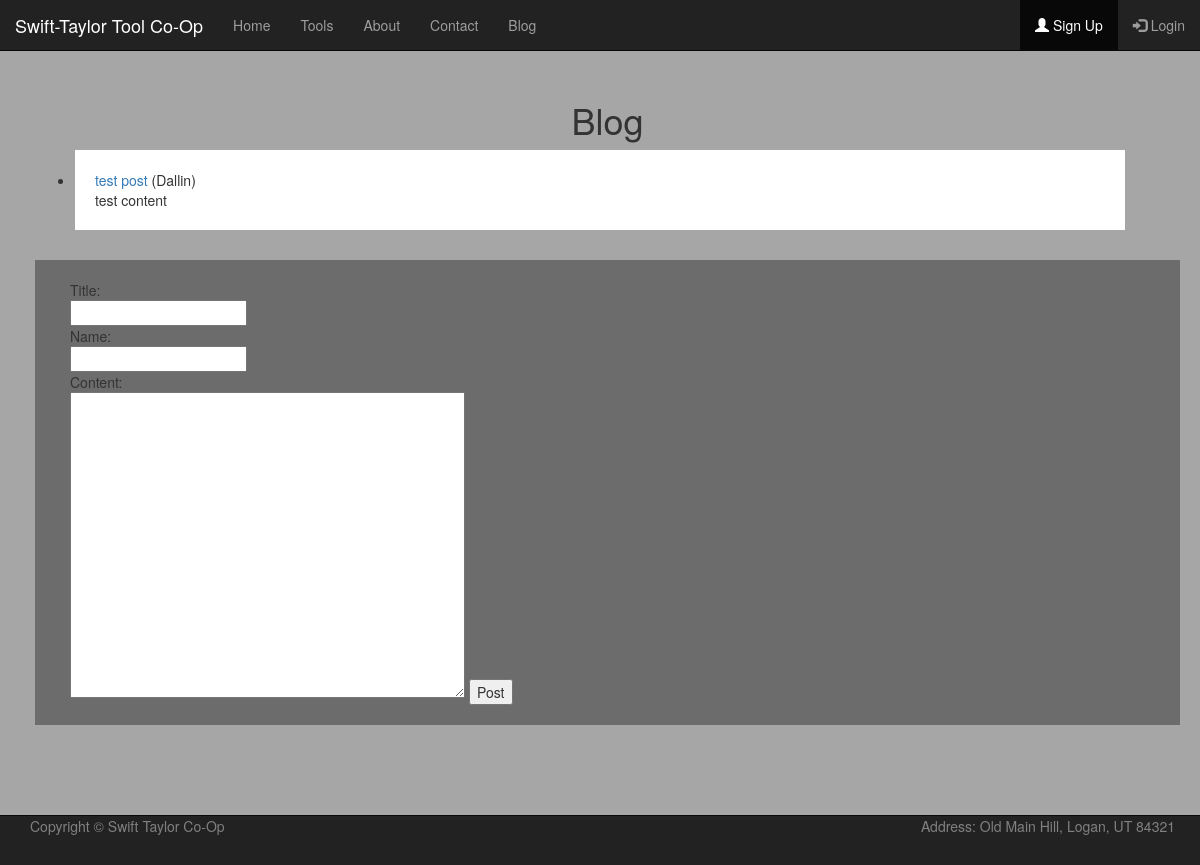
/blog/, run on an earlier commit of the app's database.
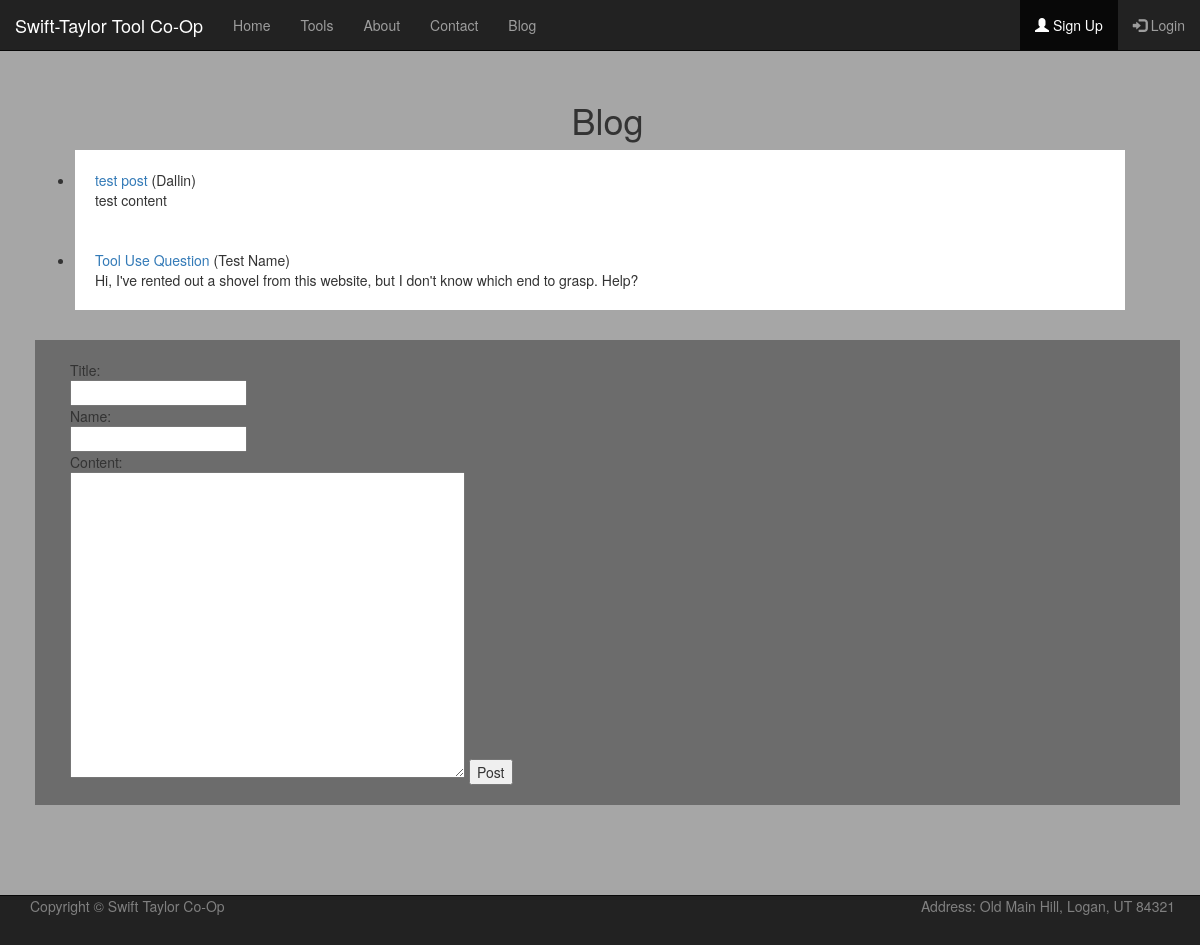
And on a later commit of the database.
### tools/models.py (models this page shows)
class Blog(models.Model):
    title = models.CharField(max_length=200)
    author = models.CharField(max_length=100)
    content = models.TextField()
    date = models.DateField(default=datetime.date.today)

### tools/views.py (the view)
# urls.py: path('blog/', tools_views.BlogView.as_view(), name = 'blog'),
class BlogView(generic.ListView):
    template_name = 'tools/blog.html'
    context_object_name = 'all_blog_list'
    def get_queryset(self):
        return Blog.objects.order_by('-date')

### tools/templates/tools/blog.html (shortened to what this page needs)
<!DOCTYPE html>
{% load static %}
<html lang = "en">
    <head>
        {% load static %}
        <link rel="stylesheet" href="https://maxcdn.bootstrapcdn.com/bootstrap/3.4.1/css/bootstrap.min.css">
        <link rel="stylesheet" href = "{% static 'tools/style.css' %}">
    </head>
<nav class="navbar navbar-inverse navbar-fixed-top">
  <div class="container-fluid">
    <div class="navbar-header">
      <a class="navbar-brand" href="#">Swift-Taylor Tool Co-Op</a>
    </div>
    <ul class="nav navbar-nav">
      <li><a href="{% url 'homepage' %}">Home</a></li>
      <li><a href="{% url 'tools' %}">Tools</a></li>
      <li><a href="{% url 'about' %}">About</a></li>
    <li><a href="{% url 'contact' %}">Contact</a></li>
    <li><a href="{% url 'blog' %}">Blog</a></li>
    </ul>
    <ul class="nav navbar-nav navbar-right">
    {% if user.is_authenticated %}
      <li><a href="{% url 'logout' %}"><span class="glyphicon glyphicon-log-in"></span> Logout</a></li>
    {% else %}
      <li class="active"><a href="{% url 'register' %}"><span class="glyphicon glyphicon-user"></span> Sign Up</a></li>
      <li><a href="{% url 'login' %}"><span class="glyphicon glyphicon-log-in"></span> Login</a></li>
    {% endif %}
    </ul>
  </div>
</nav>
	<body class="wood-background blog">
  <div class = "scrollable">
      <br/>
      <br/>
        <br/>
            <h1>Blog</h1>
            {% if all_blog_list %}
                <ul>
                    {% for blog in all_blog_list %}
                <li class="post">
                    <a href="{% url 'entry' blog.id%}">{{ blog.title }}</a> ({{blog.author}})
                    <br/>
                    {{blog.content|truncatewords:200}}
                </li>
                {% endfor %}
            </ul>
            {% else %}
                <p>No posts.</p>
            {% endif %}
            <br/>
            <form action="{% url 'postblog' %}"method="post" class="blog">
              Title:<br>
              <input type="text" name="title"><br>
              Name:<br>
              <input type="text" name="name"><br>
              Content:<br>
              <textarea class="input" rows = "15" cols = "50" name = "content"></textarea>
              <input type="submit" value="Post">
            </form>
  </div>
      <br><br/>
      <br><br/>
<nav class="navbar navbar-inverse navbar-fixed-bottom">
  <div class="container">
    <p class="nav navbar-nav navbar-left" style="color:gray;"> Copyright &copy; Swift Taylor Co-Op</p>
	<p class="nav navbar-nav navbar-right" style="color:gray;"> Address: Old Main Hill, Logan, UT 84321 </p>
  </div>
</nav>
    </body>
</html>

What changed in the data, as far as the page shows it:
added Blog: title "Tool Use Question", author "Test Name", content "Hi, I've rented out a shovel from this website, but I don't know which end to grasp. Help?"
